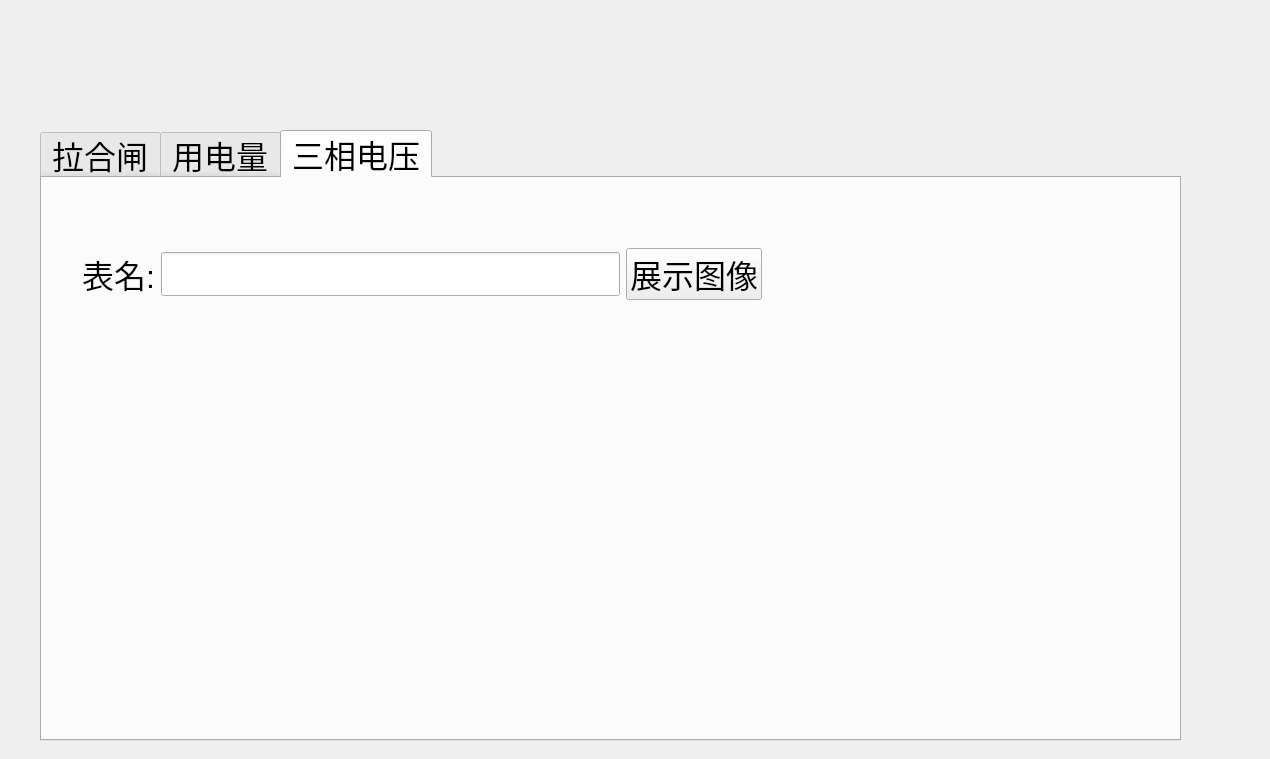
<?xml version="1.0" encoding="UTF-8"?>
<ui version="4.0">
 <class>Dialog</class>
 <widget class="QDialog" name="Dialog">
  <property name="geometry">
   <rect>
    <x>0</x>
    <y>0</y>
    <width>1270</width>
    <height>759</height>
   </rect>
  </property>
  <property name="windowTitle">
   <string>窃电分析成果展示</string>
  </property>
  <widget class="QTabWidget" name="tabWidget">
   <property name="geometry">
    <rect>
     <x>40</x>
     <y>130</y>
     <width>1141</width>
     <height>611</height>
    </rect>
   </property>
   <property name="font">
    <font>
     <pointsize>24</pointsize>
    </font>
   </property>
   <property name="currentIndex">
    <number>2</number>
   </property>
   <widget class="QWidget" name="tab">
    <attribute name="title">
     <string>拉合闸</string>
    </attribute>
    <widget class="QPushButton" name="button_yuantu">
     <property name="geometry">
      <rect>
       <x>60</x>
       <y>70</y>
       <width>231</width>
       <height>91</height>
      </rect>
     </property>
     <property name="text">
      <string>原图</string>
     </property>
    </widget>
    <widget class="QPushButton" name="button_loftu">
     <property name="geometry">
      <rect>
       <x>60</x>
       <y>210</y>
       <width>231</width>
       <height>91</height>
      </rect>
     </property>
     <property name="text">
      <string>LOF图</string>
     </property>
    </widget>
   </widget>
   <widget class="QWidget" name="tab_2">
    <attribute name="title">
     <string>用电量</string>
    </attribute>
   </widget>
   <widget class="QWidget" name="tab_3">
    <attribute name="title">
     <string>三相电压</string>
    </attribute>
    <widget class="QWidget" name="">
     <property name="geometry">
      <rect>
       <x>40</x>
       <y>70</y>
       <width>680</width>
       <height>52</height>
      </rect>
     </property>
     <layout class="QHBoxLayout" name="horizontalLayout">
      <item>
       <widget class="QLabel" name="label_biaoming">
        <property name="text">
         <string>表名:</string>
        </property>
       </widget>
      </item>
      <item>
       <widget class="QLineEdit" name="lineEdit_biaoming"/>
      </item>
      <item>
       <widget class="QPushButton" name="button_biaoming">
        <property name="text">
         <string>展示图像</string>
        </property>
       </widget>
      </item>
     </layout>
    </widget>
   </widget>
  </widget>
 </widget>
 <resources/>
 <connections/>
</ui>
